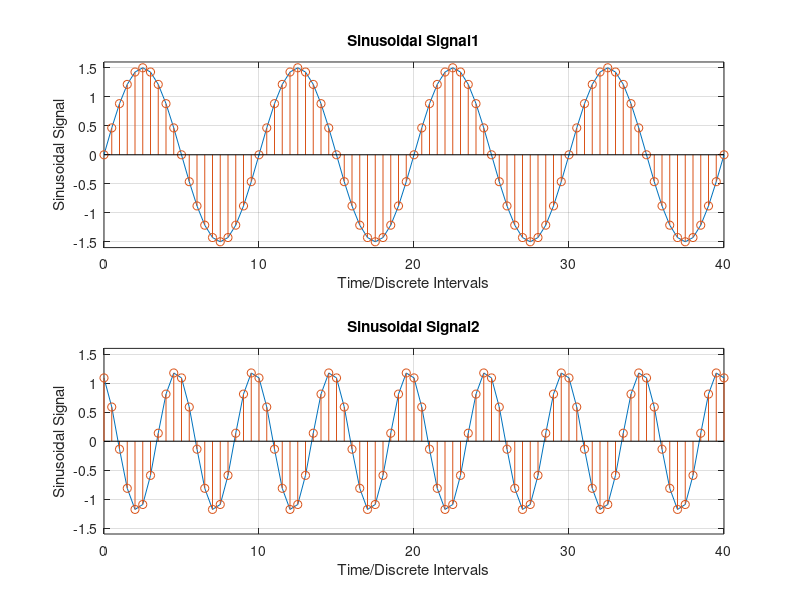

This figure's MATLAB source:
clc
clear all
close all

n = 0:0.5:40;       % Descrete Intervals
f1 = 0.1;           % Frequecny of the signal1
f2 = 0.2;           % Frequecny of the signal2
p1 = 0;             % Phase shift of the signal1
p2 = 2;             % Phase shift of the signal2
A1 = 1.5;           % Amplitude of the signal1
A2 = 1.2;           % Amplitude of the signal2

arg1 = 2*pi*f1*n + p1;      % Argument1
arg2 = 2*pi*f2*n + p2;      % Argument1

x1 = A1*sin(arg1);          % Modeling sinusoidal signal1
x2 = A2*sin(arg2);          % Modeling sinusoidal signal1

% Figure plotting
figure(1)
subplot(2,1,1)
plot(n,x1);
hold on;
stem(n,x1)
xlabel('Time/Discrete Intervals');
ylabel('Sinusoidal Signal');
ylim([-1.6 1.6])
title('Sinusoidal Signal1')
grid on

subplot(2,1,2)
plot(n,x2);
hold on;
stem(n,x2)
xlabel('Time/Discrete Intervals');
ylabel('Sinusoidal Signal');
ylim([-1.6 1.6])
title('Sinusoidal Signal2')
grid on



